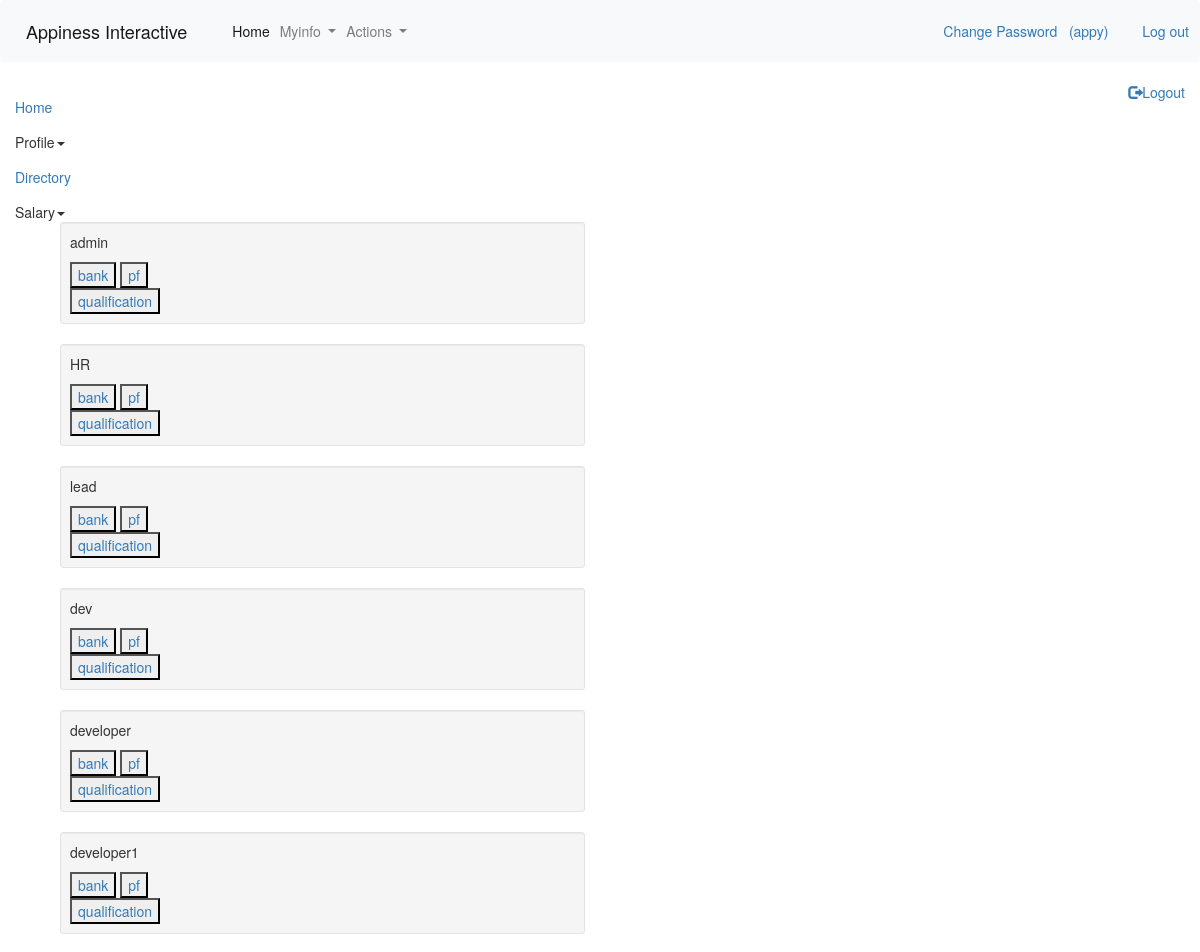
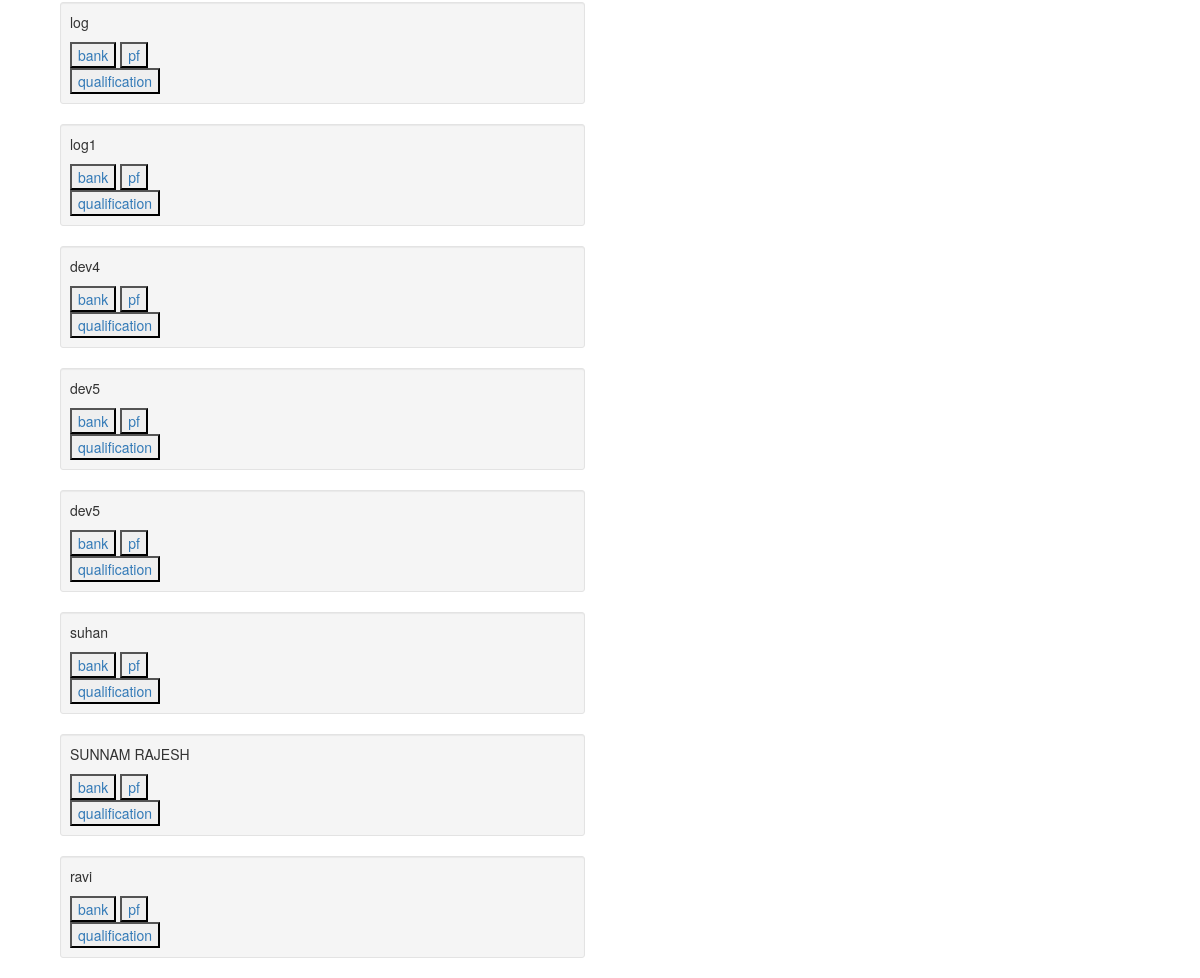
Page /employee/list-all-employee/ (signed in) on the committed database (2 pictures, top to bottom).
### employee/models.py (models this page shows, shortened)
class Employee(models.Model):
    full_name = models.CharField(max_length=40)
    date_of_birth = models.DateField(validators=[past])
    email = models.EmailField(max_length=70, unique=True)
    employee_id = models.CharField(max_length=20, unique=True)
    mobile = models.CharField(max_length=10, validators=[RegexValidator(regex="^[0-9]{10}$", message='Length has to be ten digits and only numbers are allowed', code='nomatch')])
    role = models.CharField(max_length=32, choices=role_type, default='dev')
    reporting_lead = models.CharField(max_length=20)
    password = models.CharField(max_length=40)
    date_of_joining = models.DateField()
    confirmation_date = models.DateField(null=True, blank=True)
    emp_status = models.CharField(max_length=20, choices=emp_type, default='pp')
    blood_group = models.CharField(max_length=30, choices=blood_group_type,null=True, blank=True)
    marital_status = models.CharField(max_length=20,null=True, blank=True, choices=marital)
    pan_card = models.CharField(max_length=10, null=True, blank=True, validators=[RegexValidator(regex='^.{10}$', message='Length has to be 10', code='nomatch')])
    active_flag = models.BooleanField(('active'), default=True)
    created_on = models.DateTimeField(auto_now_add=True)
    modified_on = models.DateTimeField(auto_now=True)

### employee/views.py (the view)
def all_employee(request):
    user = request.session['obj']
    print(user)
    obj = Employee.objects.filter(active_flag=True)
    return render(request, 'all_employee.html', {'obj': obj})

### templates/all_employee.html (shortened to what this page needs)
{% extends "base.html" %}
    {% block content %}
{% for data in obj %}
<div class="container">
        <div class="col-xs-12 col-sm-6 col-md-6">
            <div class="well well-sm">
                <div class="row">
                    <div class="col-sm-6 col-md-4">
    <p>{{data.full_name}}</p>
    <a href="{% url 'bank' pk=data.id  %}" ><button type="button">bank</button></a>
                        <a href="{% url 'pf' pk=data.id  %}"><button  type="button">pf</button></a>
                        <a href="{% url 'qualification' pk=data.id  %}"><button type="button">qualification</button></a>
                    </div>
                </div>
            </div>
        </div>
    </div>
    {% endfor %}
{% endblock %}

### templates/navbar.html (shortened to what this page needs)
<nav class="navbar navbar-expand-lg navbar-light bg-light">
  <a class="navbar-brand" href="#">Appiness Interactive</a>
  <div class="collapse navbar-collapse" id="navbarNavDropdown">
    <ul class="navbar-nav">
      <li class="nav-item active">
        <a class="nav-link" href="{% url 'home' %}">Home <span class="sr-only">(current)</span></a>
      </li>
      <li class="nav-item dropdown">
        <a class="nav-link dropdown-toggle" href="#" id="navbarDropdownMenuLink1" role="button" data-toggle="dropdown" aria-haspopup="true" aria-expanded="false">
          Myinfo
        </a>
      </li>
      <li class="nav-item dropdown">
        <a class="nav-link dropdown-toggle" href="#" id="navbarDropdownMenuLink" role="button" data-toggle="dropdown" aria-haspopup="true" aria-expanded="false">
          Actions
        </a>
      </li>
    </ul>
  </div>
     <div class="topnav-right">
          <a href="{% url 'change_password' %}">Change Password</a>&nbsp;&nbsp;
      <a href="#" style="padding-right: 30px">({{ user }})</a>
      <a href="{% url 'logout' %}">Log out</a>
    </div>
</nav>
      <div class="collapse navbar-collapse" id="navbarsExampleDefault">
        <ul class="navbar-nav mr-auto">
          <li class="nav-item active">
            <a class="nav-link" href="/employee/home/">Home <span class="sr-only">(current)</span></a>
          </li>
      <li class="dropdown"><a data-toggle="dropdown">Profile<span class="caret"></span></a>
      </li>
<li class="nav-item">
            <a class="nav-link" href="/employee/search/">Directory</a>
          </li>
        <li class="dropdown"><a data-toggle="dropdown">Salary<span class="caret"></span></a>
      </li>
        </ul>
        <div style="position: relative;">
        <div style="position: absolute; top: 0; right: 0;">
<a href="/employee/logout/"><span class="glyphicon glyphicon-log-out"></span>Logout</a>
</div>
</div>
      </div>

### templates/base.html (style rules this page uses)
body { margin: 0; font-family: Arial, Helvetica, sans-serif; }
.topnav-right { float: right; }

### rows in the picture
Employee: full_name "admin"
Employee: full_name "HR"
Employee: full_name "lead"
Employee: full_name "dev"
Employee: full_name "developer"
Employee: full_name "developer1"
Employee: full_name "log"
Employee: full_name "log1"
Employee: full_name "dev4"
Employee: full_name "dev5"
Employee: full_name "dev5"
Employee: full_name "suhan"
Employee: full_name "SUNNAM RAJESH"
Employee: full_name "ravi"

### other values in the picture
{{ user }} "appy"
